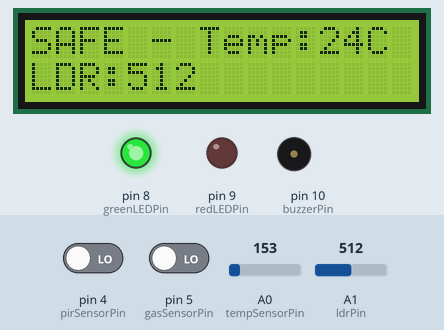
Recording of a sketch running on a simulated Arduino Uno, built with avr-gcc and run on an emulated ATmega328P. Parts: 16×2 character LCD, output pins drawn as LEDs (lit = HIGH), buzzer (waves = sounding). Inputs (shaded band) come from the test bench; at power-on: pin 4 (pirSensorPin) LOW, A0 (tempSensorPin) = 153, A1 (ldrPin) = 512, pin 5 (gasSensorPin) LOW. What the sketch prints to the serial monitor is not drawn.

Above: at 3.2 s.
3.3 s: pin 4 (pirSensorPin) driven HIGH
At 4.7 s:
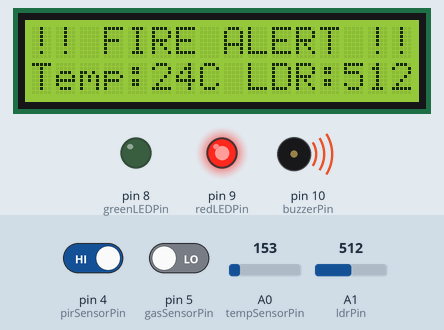
5.5 s: A0 (tempSensorPin) set to 165
At 6.9 s:
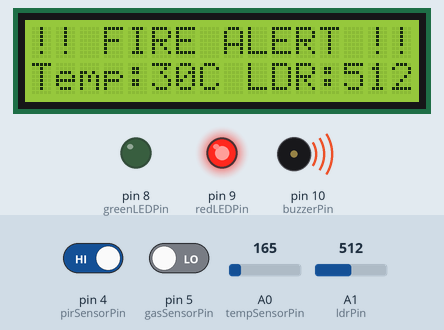
7.6 s: A1 (ldrPin) set to 716
At 9.0 s:
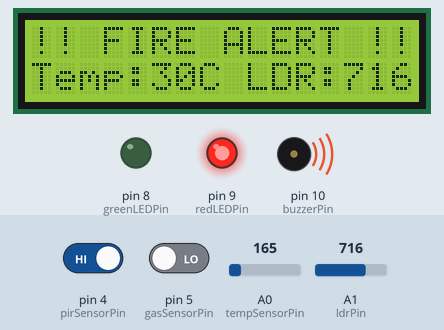
9.6 s: A0 (tempSensorPin) set to 175
At 11.1 s:
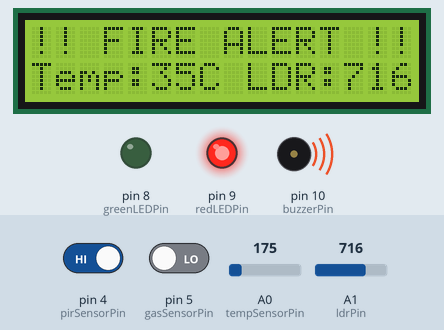
11.6 s: A1 (ldrPin) set to 900
At 13.2 s:
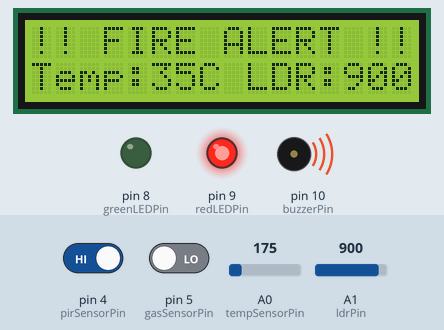
13.6 s: pin 4 (pirSensorPin) driven LOW
At 15.3 s:
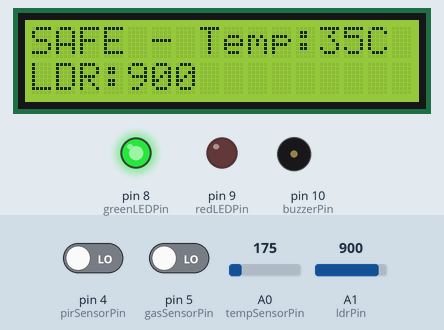
Timing chart, 0 to 16.6 s (numbered marks = the images above; inputs shaded):
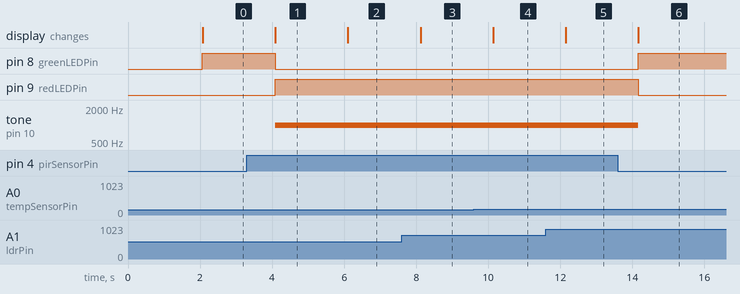

The sketch:

copy_of_copy_of_brilliant_kup1.ino
```cpp
#include <LiquidCrystal.h>

// LCD pins: RS, E, D4, D5, D6, D7
LiquidCrystal lcd(12, 11, 7, 6, 3, 2);

// Pin definitions
const int gasSensorPin = 5;       // Digital gas sensor output (HIGH means gas detected)
const int pirSensorPin = 4;       // PIR motion sensor output (HIGH means motion detected)
const int greenLEDPin = 8;        // Green LED pin for safe
const int redLEDPin = 9;          // Red LED pin for fire alert
const int buzzerPin = 10;         // Buzzer pin
const int tempSensorPin = A0;     // TMP36 analog input for temperature
const int ldrPin = A1;            // LDR analog input for light level

// Threshold values — Adjust these after testing your hardware
const int LDR_THRESHOLD = 300;        // LDR value below this means low light (possible smoke)
const float TEMP_THRESHOLD = 50.0;    // Temperature threshold in Celsius for fire

void setup() {
  // Setup pins
  pinMode(gasSensorPin, INPUT);
  pinMode(pirSensorPin, INPUT);
  pinMode(greenLEDPin, OUTPUT);
  pinMode(redLEDPin, OUTPUT);
  pinMode(buzzerPin, OUTPUT);

  // Initialize Serial for debugging
  Serial.begin(9600);

  // Initialize LCD
  lcd.begin(16, 2);
  lcd.setCursor(0, 0);
  lcd.print("System Ready");
  delay(2000);
  lcd.clear();
}

void loop() {
  // Read sensors
  int gasDetected = digitalRead(gasSensorPin);      // HIGH if gas detected
  int motionDetected = digitalRead(pirSensorPin);   // HIGH if motion detected
  int ldrValue = analogRead(ldrPin);                 // Light level (0-1023)
  int tempRaw = analogRead(tempSensorPin);           // Raw TMP36 analog value

  // Convert TMP36 raw analog to Celsius
  float voltage = tempRaw * (5.0 / 1023.0);
  float temperature = (voltage - 0.5) * 100.0;

  // Debug print for calibration and testing
  Serial.print("Gas: ");
  Serial.print(gasDetected);
  Serial.print(" | Motion: ");
  Serial.print(motionDetected);
  Serial.print(" | LDR: ");
  Serial.print(ldrValue);
  Serial.print(" | Temp: ");
  Serial.print(temperature);
  Serial.println(" C");

  // Fire detection logic:
  // Fire suspected if any condition:
  // 1. Gas sensor detects gas (smoke)
  // 2. Temperature above threshold AND low light detected (smoke blocks light)
  // 3. Motion detected (optional: may indicate emergency presence)
  bool fireDetected = (gasDetected == HIGH) ||
                      (temperature > TEMP_THRESHOLD && ldrValue < LDR_THRESHOLD) ||
                      (motionDetected == HIGH);

  if (fireDetected) {
    // Fire alert: turn red LED and buzzer ON, green LED OFF
    digitalWrite(redLEDPin, HIGH);
    digitalWrite(greenLEDPin, LOW);
    tone(buzzerPin, 1000);  // 1 kHz tone for buzzer

    // Display alert on LCD
    lcd.clear();
    lcd.setCursor(0, 0);
    lcd.print("!! FIRE ALERT !!");
    lcd.setCursor(0, 1);
    lcd.print("Temp:");
    lcd.print((int)temperature);
    lcd.print("C LDR:");
    lcd.print(ldrValue);
  } else {
    // Safe state: green LED ON, red LED and buzzer OFF
    digitalWrite(greenLEDPin, HIGH);
    digitalWrite(redLEDPin, LOW);
    noTone(buzzerPin);

    // Display safe status on LCD
    lcd.clear();
    lcd.setCursor(0, 0);
    lcd.print("SAFE - Temp:");
    lcd.print((int)temperature);
    lcd.print("C");
    lcd.setCursor(0, 1);
    lcd.print("LDR:");
    lcd.print(ldrValue);
  }

  delay(1000); // 1-second delay between readings
}
```

Measured:
- after the input at 3.3 s, pin 8 (greenLEDPin): HIGH → LOW after 0.78 s; pin 9 (redLEDPin): LOW → HIGH after 0.78 s; tone on pin 10 (buzzerPin): silent → 1000 Hz after 0.78 s; the display: changes after 0.79 s (image 1)
- after the input at 5.5 s, the display: changes after 0.60 s (image 2)
- after the input at 7.6 s, the display: changes after 0.52 s (image 3)
- after the input at 9.6 s, the display: changes after 0.54 s (image 4)
- after the input at 11.6 s, the display: changes after 0.55 s (image 5)
- after the input at 13.6 s, pin 8 (greenLEDPin): LOW → HIGH after 0.56 s; pin 9 (redLEDPin): HIGH → LOW after 0.56 s; tone on pin 10 (buzzerPin): 1000 Hz → silent after 0.56 s; the display: changes after 0.57 s (image 6)
